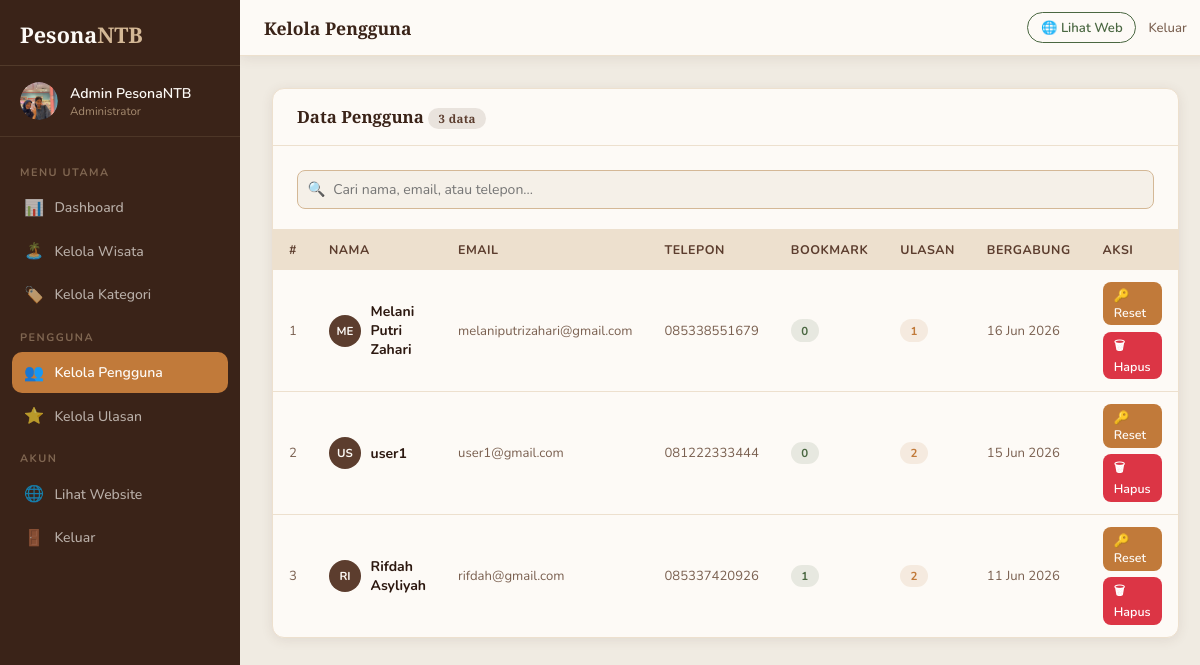
Before: /config/pengguna.php (signed in) with the older database file.
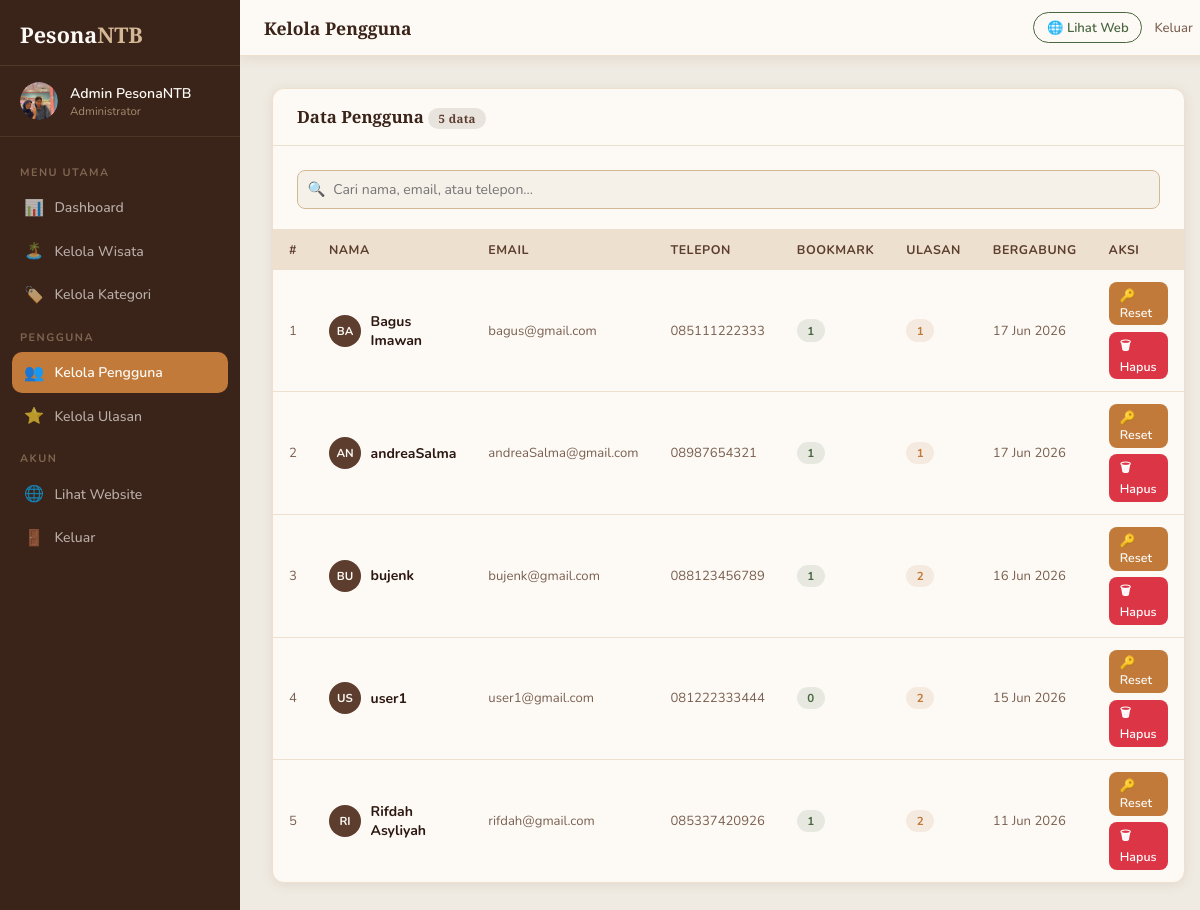
After: the same page with the newer database file.
### tables this page shows
CREATE TABLE `users` (
  `id` int(11) NOT NULL,
  `nama` varchar(100) NOT NULL,
  `email` varchar(150) NOT NULL,
  `telepon` varchar(20) NOT NULL,
  `password` varchar(255) NOT NULL,
  `role` enum('user','admin') DEFAULT 'user',
  `foto_profil` varchar(255) DEFAULT NULL,
  `created_at` datetime DEFAULT current_timestamp(),
  `reset_token` varchar(255) DEFAULT NULL,
  `reset_expired` datetime DEFAULT NULL
);

### config/pengguna.php (the view, shortened to what this page needs)
<?php
require_once 'db.php';
$search = trim($_GET['search'] ?? '');
$page   = max(1, intval($_GET['page'] ?? 1));
$per    = 10; $offset = ($page-1)*$per;
$where = "WHERE role='user'";
$params = []; $types = '';
$total = 0;
if ($stmt = $conn->prepare("SELECT COUNT(*) as c FROM users $where")) {
    $stmt->execute();
    $total = $stmt->get_result()->fetch_assoc()['c'];
}
$users = [];
if ($stmt = $conn->prepare("SELECT u.*, (SELECT COUNT(*) FROM bookmark WHERE user_id=u.id) as jml_bookmark, (SELECT COUNT(*) FROM ulasan WHERE user_id=u.id) as jml_ulasan FROM users u $where ORDER BY u.created_at DESC LIMIT ? OFFSET ?")) {
    $p = array_merge($params, [$per, $offset]); $t = $types . 'ii';
    $stmt->bind_param($t, ...$p);
    $stmt->execute();
    $res = $stmt->get_result();
    while ($r = $res->fetch_assoc()) $users[] = $r;
}
?>
<!DOCTYPE html>
<html lang="id">
<head>
  <link rel="stylesheet" href="../css/admin.css">
</head>
<body>
<div class="admin-layout">
  <?php include 'sidebar.php'; ?>
  <div class="admin-content">
    <?php include 'topbar.php'; ?>
    <main class="admin-main">
      <div class="admin-card">
        <div class="card-header">
          <h3>Data Pengguna <span class="badge badge-brown"><?= $total ?> data</span></h3>
        </div>
        <div class="card-body" style="padding-bottom:0">
          <div class="table-toolbar" style="margin-bottom:1.25rem">
            <div class="search-input-wrap">
              <span class="search-icon">🔍</span>
              <input type="text" id="searchPengguna" placeholder="Cari nama, email, atau telepon..." value="<?= htmlspecialchars($search) ?>">
            </div>
          </div>
        </div>
        <div class="table-wrap">
          <table>
            <thead>
              <tr><th>#</th><th>Nama</th><th>Email</th><th>Telepon</th><th>Bookmark</th><th>Ulasan</th><th>Bergabung</th><th>Aksi</th></tr>
            </thead>
            <tbody>
              <?php if (empty($users)): ?>
              <tr><td colspan="8" style="text-align:center;padding:2rem;color:var(--text-muted)">Tidak ada data pengguna.</td></tr>
              <?php else: ?>
              <?php foreach ($users as $i => $u): ?>
              <tr>
                <td class="td-muted"><?= $offset+$i+1 ?></td>
                <td>
                  <div style="display:flex;align-items:center;gap:0.6rem">
                    <div style="width:32px;height:32px;border-radius:50%;background:var(--brown);color:var(--white);display:flex;align-items:center;justify-content:center;font-size:0.72rem;font-weight:700;flex-shrink:0">
                      <?= strtoupper(mb_substr($u['nama'],0,2)) ?>
                    </div>
                    <strong><?= htmlspecialchars($u['nama']) ?></strong>
                  </div>
                </td>
                <td class="td-muted"><?= htmlspecialchars($u['email']) ?></td>
                <td class="td-muted"><?= htmlspecialchars($u['telepon'] ?? '-') ?></td>
                <td><span class="badge badge-green"><?= $u['jml_bookmark'] ?></span></td>
                <td><span class="badge badge-orange"><?= $u['jml_ulasan'] ?></span></td>
                <td class="td-muted"><?= date('d M Y', strtotime($u['created_at'])) ?></td>
                <td>
                  <div class="table-actions">
                      <a href="pengguna.php?reset=<?= $u['id'] ?>"
                        class="btn btn-warning btn-sm btn-reset-user"
                        data-id="<?= $u['id'] ?>">
                        🔑 Reset
                      </a>
                      <a href="pengguna.php?hapus=<?= $u['id'] ?>"
                        class="btn btn-danger btn-sm btn-delete-user"
                        data-id="<?= $u['id'] ?>">
                        🗑 Hapus
                      </a>
                  </div>
              </td>
              </tr>
              <?php endforeach; ?>
              <?php endif; ?>
            </tbody>
          </table>
        </div>
      </div>
    </main>
  </div>
</div>
</body>
</html>

Changed rows visible on the page:
removed users: i "1", nama "ME", nama "Melani Putri Zahari", email "melaniputrizahari@gmail.com", telepon "085338551679", jml_bookmark "0", jml_ulasan "1", created_at "16 Jun 2026"
added users: i "1", nama "BA", nama "Bagus Imawan", email "bagus@gmail.com", telepon "085111222333", jml_bookmark "1", jml_ulasan "1", created_at "17 Jun 2026"
added users: i "2", nama "AN", nama "andreaSalma", email "andreaSalma@gmail.com", telepon "08987654321", jml_bookmark "1", jml_ulasan "1", created_at "17 Jun 2026"
added users: i "3", nama "BU", nama "bujenk", email "bujenk@gmail.com", telepon "088123456789", jml_bookmark "1", jml_ulasan "2", created_at "16 Jun 2026"
computed for users "user1": i "2" → "4"
computed for users "Rifdah Asyliyah": i "3" → "5"
Other visible differences:
$total: "3" → "5"
